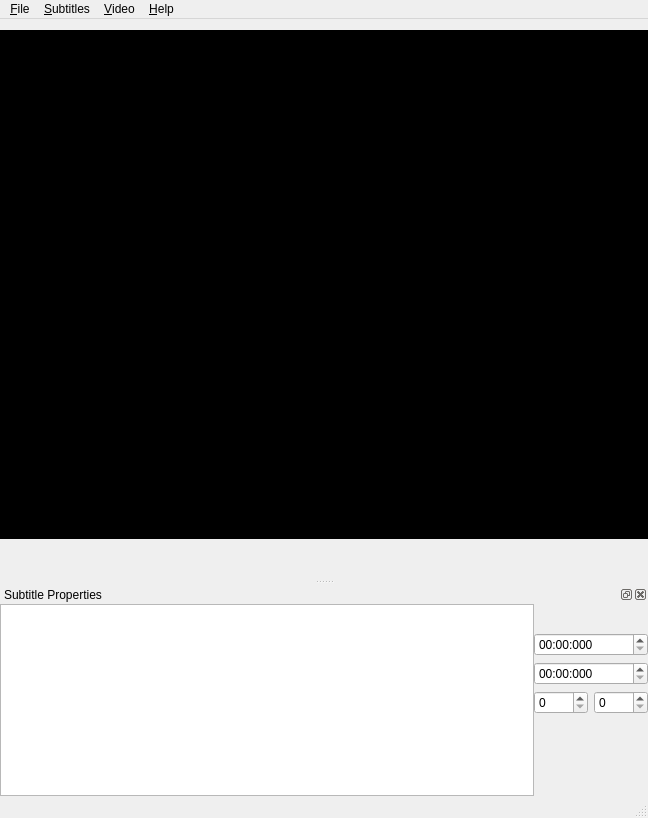
<?xml version="1.0" encoding="UTF-8"?>
<ui version="4.0">
 <class>MainWindow</class>
 <widget class="QMainWindow" name="MainWindow">
  <property name="geometry">
   <rect>
    <x>0</x>
    <y>0</y>
    <width>648</width>
    <height>818</height>
   </rect>
  </property>
  <property name="minimumSize">
   <size>
    <width>0</width>
    <height>0</height>
   </size>
  </property>
  <property name="windowTitle">
   <string>Subtitles Editor - Unnamed[*]</string>
  </property>
  <widget class="QWidget" name="centralWidget">
   <layout class="QVBoxLayout" name="mainLayout">
    <property name="leftMargin">
     <number>0</number>
    </property>
    <property name="rightMargin">
     <number>0</number>
    </property>
    <item>
     <widget class="QGraphicsView" name="graphicsView">
      <property name="palette">
       <palette>
        <active>
         <colorrole role="WindowText">
          <brush brushstyle="SolidPattern">
           <color alpha="255">
            <red>255</red>
            <green>255</green>
            <blue>255</blue>
           </color>
          </brush>
         </colorrole>
         <colorrole role="Base">
          <brush brushstyle="SolidPattern">
           <color alpha="255">
            <red>0</red>
            <green>0</green>
            <blue>0</blue>
           </color>
          </brush>
         </colorrole>
         <colorrole role="Window">
          <brush brushstyle="SolidPattern">
           <color alpha="255">
            <red>0</red>
            <green>0</green>
            <blue>0</blue>
           </color>
          </brush>
         </colorrole>
        </active>
        <inactive>
         <colorrole role="WindowText">
          <brush brushstyle="SolidPattern">
           <color alpha="255">
            <red>255</red>
            <green>255</green>
            <blue>255</blue>
           </color>
          </brush>
         </colorrole>
         <colorrole role="Base">
          <brush brushstyle="SolidPattern">
           <color alpha="255">
            <red>0</red>
            <green>0</green>
            <blue>0</blue>
           </color>
          </brush>
         </colorrole>
         <colorrole role="Window">
          <brush brushstyle="SolidPattern">
           <color alpha="255">
            <red>0</red>
            <green>0</green>
            <blue>0</blue>
           </color>
          </brush>
         </colorrole>
        </inactive>
        <disabled>
         <colorrole role="WindowText">
          <brush brushstyle="SolidPattern">
           <color alpha="255">
            <red>157</red>
            <green>155</green>
            <blue>149</blue>
           </color>
          </brush>
         </colorrole>
         <colorrole role="Base">
          <brush brushstyle="SolidPattern">
           <color alpha="255">
            <red>0</red>
            <green>0</green>
            <blue>0</blue>
           </color>
          </brush>
         </colorrole>
         <colorrole role="Window">
          <brush brushstyle="SolidPattern">
           <color alpha="255">
            <red>0</red>
            <green>0</green>
            <blue>0</blue>
           </color>
          </brush>
         </colorrole>
        </disabled>
       </palette>
      </property>
      <property name="autoFillBackground">
       <bool>true</bool>
      </property>
      <property name="frameShape">
       <enum>QFrame::NoFrame</enum>
      </property>
      <property name="verticalScrollBarPolicy">
       <enum>Qt::ScrollBarAlwaysOff</enum>
      </property>
      <property name="horizontalScrollBarPolicy">
       <enum>Qt::ScrollBarAlwaysOff</enum>
      </property>
     </widget>
    </item>
    <item>
     <layout class="QHBoxLayout" name="controlsLayout">
      <item>
       <widget class="QToolButton" name="playPauseButton">
        <property name="text">
         <string/>
        </property>
        <property name="autoRaise">
         <bool>true</bool>
        </property>
       </widget>
      </item>
      <item>
       <widget class="QToolButton" name="stopButton">
        <property name="text">
         <string/>
        </property>
        <property name="autoRaise">
         <bool>true</bool>
        </property>
       </widget>
      </item>
      <item>
       <widget class="Phonon::SeekSlider" name="seekSlider">
        <property name="sizePolicy">
         <sizepolicy hsizetype="Expanding" vsizetype="Preferred">
          <horstretch>0</horstretch>
          <verstretch>0</verstretch>
         </sizepolicy>
        </property>
        <property name="iconVisible">
         <bool>false</bool>
        </property>
       </widget>
      </item>
      <item>
       <widget class="Phonon::VolumeSlider" name="volumeSlider">
        <property name="sizePolicy">
         <sizepolicy hsizetype="Minimum" vsizetype="Preferred">
          <horstretch>0</horstretch>
          <verstretch>0</verstretch>
         </sizepolicy>
        </property>
        <property name="maximumSize">
         <size>
          <width>200</width>
          <height>16777215</height>
         </size>
        </property>
       </widget>
      </item>
     </layout>
    </item>
   </layout>
  </widget>
  <widget class="QMenuBar" name="menuBar">
   <property name="geometry">
    <rect>
     <x>0</x>
     <y>0</y>
     <width>648</width>
     <height>25</height>
    </rect>
   </property>
   <widget class="QMenu" name="menuFile">
    <property name="title">
     <string>&amp;File</string>
    </property>
    <widget class="QMenu" name="menuOpenRecent">
     <property name="title">
      <string>Recent Files</string>
     </property>
     <addaction name="openRecentFileAction_1"/>
     <addaction name="openRecentFileAction_2"/>
     <addaction name="openRecentFileAction_3"/>
     <addaction name="openRecentFileAction_4"/>
     <addaction name="openRecentFileAction_5"/>
     <addaction name="openRecentFileAction_6"/>
     <addaction name="openRecentFileAction_7"/>
     <addaction name="openRecentFileAction_8"/>
     <addaction name="openRecentFileAction_9"/>
     <addaction name="openRecentFileAction_10"/>
     <addaction name="separator"/>
     <addaction name="actionClearRecentFiles"/>
    </widget>
    <addaction name="actionOpen"/>
    <addaction name="menuOpenRecent"/>
    <addaction name="actionSave"/>
    <addaction name="actionSaveAs"/>
    <addaction name="separator"/>
    <addaction name="actionExit"/>
   </widget>
   <widget class="QMenu" name="menuHelp">
    <property name="title">
     <string>&amp;Help</string>
    </property>
    <addaction name="actionAboutQt"/>
    <addaction name="actionAboutApplication"/>
   </widget>
   <widget class="QMenu" name="menuSubtitles">
    <property name="title">
     <string>&amp;Subtitles</string>
    </property>
    <addaction name="actionAdd"/>
    <addaction name="actionRemove"/>
    <addaction name="separator"/>
    <addaction name="actionPrevious"/>
    <addaction name="actionNext"/>
    <addaction name="separator"/>
    <addaction name="actionRescale"/>
   </widget>
   <widget class="QMenu" name="menuVideo">
    <property name="title">
     <string>&amp;Video</string>
    </property>
    <addaction name="actionPlayPause"/>
    <addaction name="actionStop"/>
   </widget>
   <addaction name="menuFile"/>
   <addaction name="menuSubtitles"/>
   <addaction name="menuVideo"/>
   <addaction name="menuHelp"/>
  </widget>
  <widget class="QStatusBar" name="statusBar"/>
  <widget class="QDockWidget" name="dockWidget">
   <property name="windowTitle">
    <string>Subtitle Properties</string>
   </property>
   <attribute name="dockWidgetArea">
    <number>8</number>
   </attribute>
   <widget class="QWidget" name="dockWidgetContents">
    <layout class="QHBoxLayout" name="dockLayout" stretch="0,1,0">
     <property name="spacing">
      <number>0</number>
     </property>
     <property name="margin">
      <number>0</number>
     </property>
     <item>
      <layout class="QVBoxLayout" name="tabBarLayout">
       <property name="spacing">
        <number>0</number>
       </property>
       <item>
        <spacer name="tabBarSpacer">
         <property name="orientation">
          <enum>Qt::Vertical</enum>
         </property>
         <property name="sizeHint" stdset="0">
          <size>
           <width>0</width>
           <height>0</height>
          </size>
         </property>
        </spacer>
       </item>
      </layout>
     </item>
     <item>
      <widget class="QPlainTextEdit" name="subtitleTextEdit"/>
     </item>
     <item>
      <layout class="QVBoxLayout" name="propertiesLayout">
       <item>
        <layout class="QHBoxLayout" name="buttonslLayout">
         <item>
          <widget class="QToolButton" name="addButton">
           <property name="text">
            <string/>
           </property>
           <property name="autoRaise">
            <bool>true</bool>
           </property>
          </widget>
         </item>
         <item>
          <widget class="QToolButton" name="removeButton">
           <property name="text">
            <string/>
           </property>
           <property name="autoRaise">
            <bool>true</bool>
           </property>
          </widget>
         </item>
         <item>
          <spacer name="horizontalSpacer">
           <property name="orientation">
            <enum>Qt::Horizontal</enum>
           </property>
           <property name="sizeHint" stdset="0">
            <size>
             <width>0</width>
             <height>0</height>
            </size>
           </property>
          </spacer>
         </item>
         <item>
          <widget class="QToolButton" name="previousButton">
           <property name="autoRepeat">
            <bool>false</bool>
           </property>
           <property name="toolButtonStyle">
            <enum>Qt::ToolButtonIconOnly</enum>
           </property>
           <property name="autoRaise">
            <bool>true</bool>
           </property>
          </widget>
         </item>
         <item>
          <widget class="QToolButton" name="nextButton">
           <property name="autoRepeat">
            <bool>false</bool>
           </property>
           <property name="toolButtonStyle">
            <enum>Qt::ToolButtonIconOnly</enum>
           </property>
           <property name="autoRaise">
            <bool>true</bool>
           </property>
          </widget>
         </item>
        </layout>
       </item>
       <item>
        <widget class="QTimeEdit" name="beginTimeEdit">
         <property name="toolTip">
          <string>Begin</string>
         </property>
         <property name="displayFormat">
          <string>mm:ss:zzz</string>
         </property>
        </widget>
       </item>
       <item>
        <widget class="QTimeEdit" name="lengthTimeEdit">
         <property name="toolTip">
          <string>Length</string>
         </property>
         <property name="displayFormat">
          <string>mm:ss:zzz</string>
         </property>
        </widget>
       </item>
       <item>
        <layout class="QHBoxLayout" name="positionlLayout">
         <item>
          <widget class="QSpinBox" name="xPositionSpinBox">
           <property name="toolTip">
            <string>X Coordinate</string>
           </property>
           <property name="maximum">
            <number>999</number>
           </property>
          </widget>
         </item>
         <item>
          <widget class="QSpinBox" name="yPositionSpinBox">
           <property name="toolTip">
            <string>Y Coordinate</string>
           </property>
           <property name="maximum">
            <number>999</number>
           </property>
          </widget>
         </item>
        </layout>
       </item>
       <item>
        <spacer name="verticalSpacer">
         <property name="orientation">
          <enum>Qt::Vertical</enum>
         </property>
         <property name="sizeType">
          <enum>QSizePolicy::MinimumExpanding</enum>
         </property>
         <property name="sizeHint" stdset="0">
          <size>
           <width>0</width>
           <height>0</height>
          </size>
         </property>
        </spacer>
       </item>
      </layout>
     </item>
    </layout>
   </widget>
  </widget>
  <action name="actionOpen">
   <property name="text">
    <string>Open...</string>
   </property>
   <property name="shortcut">
    <string>Ctrl+O</string>
   </property>
  </action>
  <action name="actionAboutQt">
   <property name="text">
    <string>About Qt...</string>
   </property>
  </action>
  <action name="actionAboutApplication">
   <property name="text">
    <string>About SubtitlesEditor...</string>
   </property>
  </action>
  <action name="actionSaveAs">
   <property name="enabled">
    <bool>false</bool>
   </property>
   <property name="text">
    <string>Save As...</string>
   </property>
   <property name="shortcut">
    <string>Ctrl+Shift+S</string>
   </property>
  </action>
  <action name="actionExit">
   <property name="text">
    <string>Exit</string>
   </property>
   <property name="shortcut">
    <string>Ctrl+Q</string>
   </property>
  </action>
  <action name="actionSave">
   <property name="enabled">
    <bool>false</bool>
   </property>
   <property name="text">
    <string>Save</string>
   </property>
   <property name="shortcut">
    <string>Ctrl+S</string>
   </property>
  </action>
  <action name="actionAdd">
   <property name="text">
    <string>Add</string>
   </property>
  </action>
  <action name="actionRemove">
   <property name="enabled">
    <bool>false</bool>
   </property>
   <property name="text">
    <string>Remove</string>
   </property>
  </action>
  <action name="actionPrevious">
   <property name="enabled">
    <bool>false</bool>
   </property>
   <property name="text">
    <string>Previous</string>
   </property>
  </action>
  <action name="actionNext">
   <property name="enabled">
    <bool>false</bool>
   </property>
   <property name="text">
    <string>Next</string>
   </property>
  </action>
  <action name="actionRescale">
   <property name="enabled">
    <bool>false</bool>
   </property>
   <property name="text">
    <string>Rescale</string>
   </property>
  </action>
  <action name="actionPlayPause">
   <property name="text">
    <string>Play</string>
   </property>
  </action>
  <action name="actionStop">
   <property name="text">
    <string>Stop</string>
   </property>
  </action>
  <action name="openRecentFileAction_1"/>
  <action name="openRecentFileAction_2"/>
  <action name="openRecentFileAction_3"/>
  <action name="openRecentFileAction_4"/>
  <action name="openRecentFileAction_5"/>
  <action name="openRecentFileAction_6"/>
  <action name="openRecentFileAction_7"/>
  <action name="openRecentFileAction_8"/>
  <action name="openRecentFileAction_9"/>
  <action name="openRecentFileAction_10"/>
  <action name="actionClearRecentFiles">
   <property name="text">
    <string>Clear List</string>
   </property>
  </action>
 </widget>
 <layoutdefault spacing="6" margin="11"/>
 <customwidgets>
  <customwidget>
   <class>Phonon::SeekSlider</class>
   <extends>QWidget</extends>
   <header location="global">phonon/seekslider.h</header>
  </customwidget>
  <customwidget>
   <class>Phonon::VolumeSlider</class>
   <extends>QWidget</extends>
   <header location="global">phonon/volumeslider.h</header>
  </customwidget>
 </customwidgets>
 <resources/>
 <connections/>
</ui>
